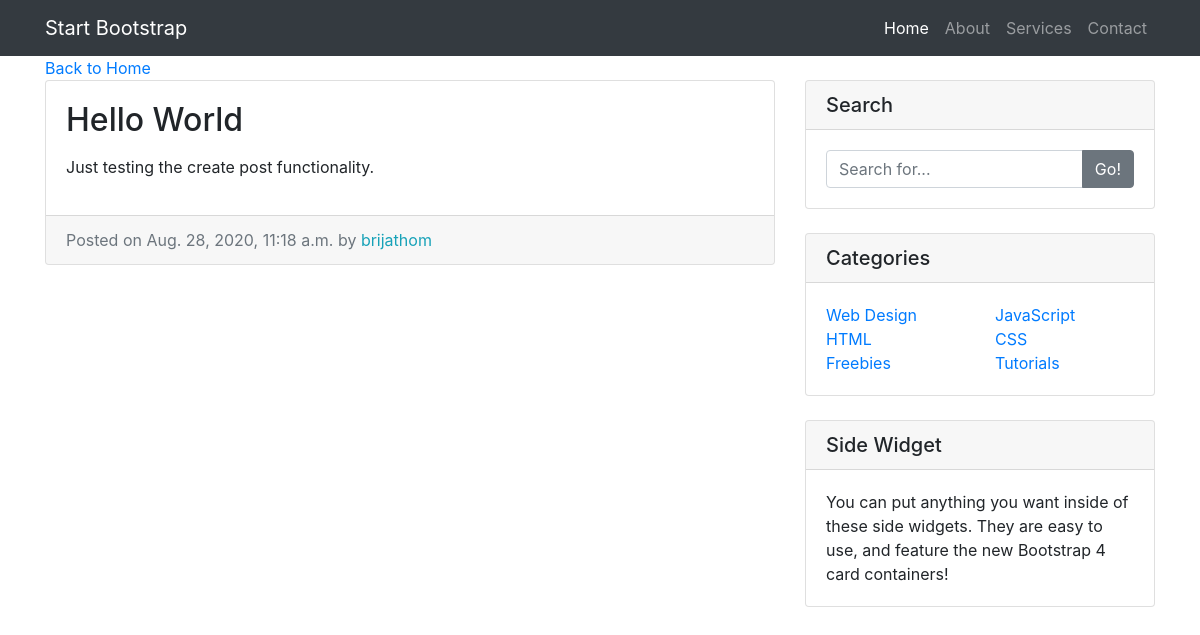
Page /entry/12/ on the committed database.
### entries/models.py (models this page shows, shortened)
class Entry(models.Model):
    entry_title = models.CharField(max_length=50)
    entry_text = models.TextField()
    entry_date = models.DateTimeField(auto_now_add=True)
    entry_author = models.ForeignKey(User, on_delete=models.CASCADE)
    class Meta:
        verbose_name_plural = "Entries"

### entries/views.py (the view)
# urls.py: path('entry/<int:pk>/', EntryView.as_view(), name='entry_detail'),
class EntryView(DetailView):
    model = Entry
    template_name = 'entries/entry_detail.html'

### entries/templates/entries/entry_detail.html
{% extends "entries/base.html" %} {% block content %}
<div class="col-md-8">
    <a href="{% url 'blog_home' %}">Back to Home</a>
    <div class="card mb-4">
        <div class="card-body">
            <h2 class="card-title">{{ object.entry_title }}</h2>
            <p class="card-text">{{ object.entry_text|linebreaks }}</p>
        </div>
        <div class="card-footer text-muted">
            Posted on {{ object.entry_date }} by
            <span class="text-info mr-2">{{ object.entry_author }}</span>
        </div>
    </div>
</div>
{% endblock %}

### entries/static/entries/css/blog-home.css (style rules this page uses)
body { padding-top: 56px; }

### rows in the picture
Entry: entry_title "Hello World", entry_text "Just testing the create post functionality.", entry_date "Aug. 28, 2020, 11:18 a.m.", entry_author "brijathom"
